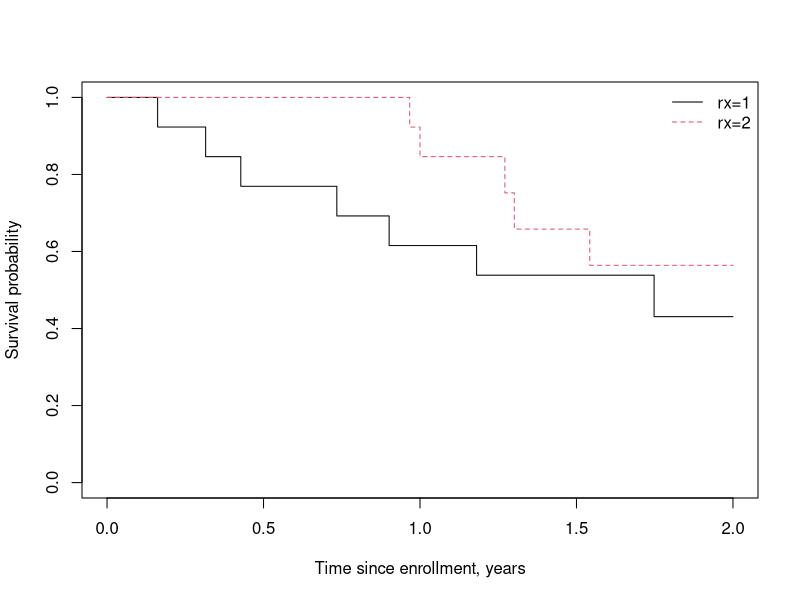
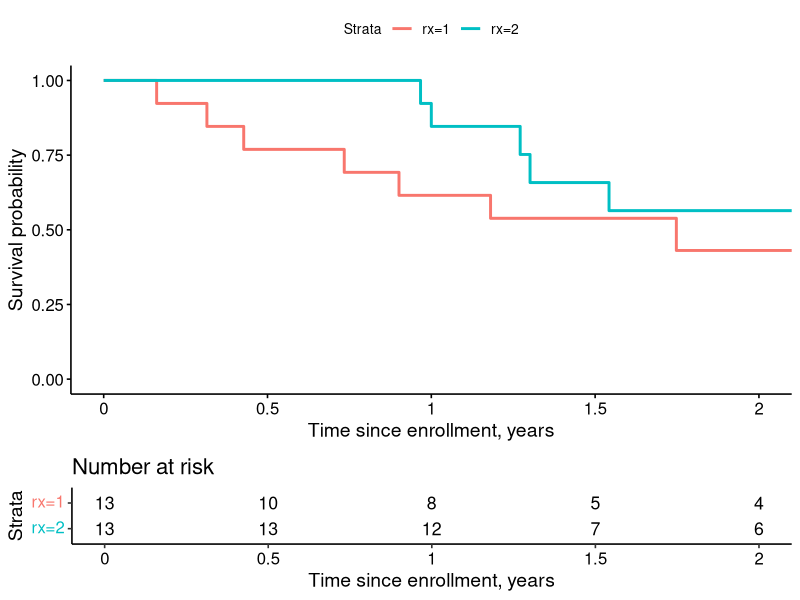
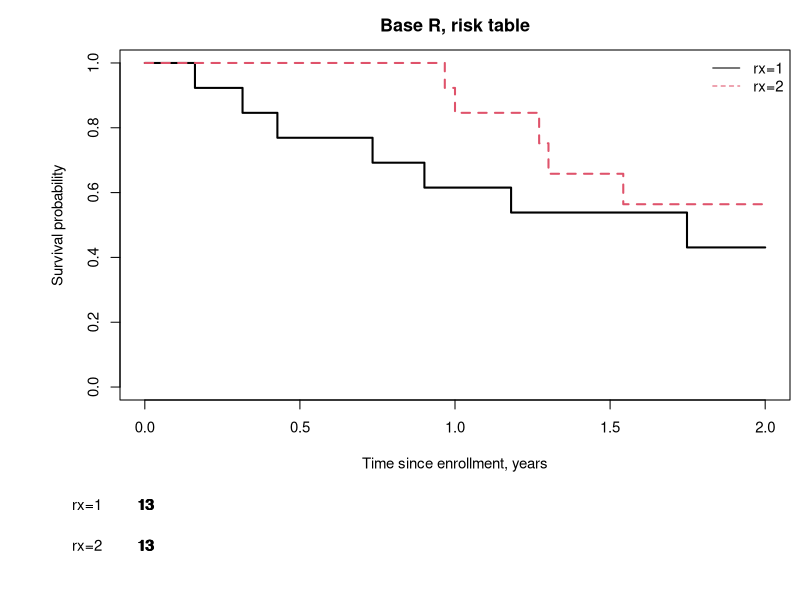

Source code (R) for these figures, in order: (Note: this script raises an error after producing the figures.)
## ---- chunk 1
## load libraries
library(survival)
library(survminer)
library(arsenal)
library(broom)
library(tidyverse)
library(knitr)

## set up options for markdown report
opts_chunk$set(echo=TRUE, message=FALSE, warning=FALSE, collapse=TRUE,
               prompt=TRUE, cache=FALSE, comment=NA, tidy=FALSE)

options(stringsAsFactors=F,
        contrasts=c("contr.treatment","contr.poly"),
        show.signif.stars = FALSE)
## ---- chunk 2
glimpse(ovarian)
## ---- chunk 3
fit <- survfit(Surv(futime, fustat) ~ rx, data=ovarian)
fit
## ---- chunk 4
quantile(fit, probs=.25)
## ---- chunk 5
plot(fit, xscale=365, xlim=c(0, 2*365), 
     col=1:2, lty=1:2, 
     xlab='Time since enrollment, years', 
     ylab='Survival probability')
legend('topright', legend=names(fit$strata), 
       col=1:2, lty=1:2, bty='n')
## ---- chunk 6
ggsurvplot(fit, xscale=365, xlim=c(0, 2*365), 
           censor=FALSE, break.x.by=365/2,
           risk.table=TRUE,
           xlab='Time since enrollment, years', 
           ylab='Survival probability')
## ---- chunk 7
# shrink default text size, margins
par(cex=.9, mai=c(.8,1.2,.5,.1))

# select top portion of the plotting window 
par(fig=c(x1=0,x2=1,y1=.2,y2=1))
plot(fit, xscale=365, xlim=c(0, 2*365), 
     col=1:2, lty=1:2, lwd=2,
     xlab='Time since enrollment, years', 
     ylab='Survival probability')
title('Base R, risk table')
legend('topright', legend=names(fit$strata), 
       col=1:2, lty=1:2, bty='n')

# select bottom portion of the plotting window
par(fig=c(0,1,0,.2), new=TRUE, mai=c(.1,1.2,0,.1))
tmp <- summary(fit, times=seq(0,2,.5), scale=365)
plot(c(0,2),c(0,2), axes=FALSE, pch='', xlab='', ylab='', xlim=c(0,2), ylim=c(0,2.5))
text(x=c(tmp$time), y=rep(2:1, each=5), labels=c(tmp$n.risk))
axis(2, at=2:1, c('rx=1','rx=2'), las=1, lty=0)

# set plotting parameters back to default
par(cex=1, mai=c(1.02,.82,.82,.42), fig=c(0,1,0,1)) 
## ---- chunk 8
summary(fit, time=seq(0,2,.5), scale=365)
## ---- chunk 9
tab <- tableby(rx ~ age + resid.ds + Surv(futime,fustat), data=ovarian)
summary(tab)
## ---- chunk 10
# standard summary from Cox model
cfit <- coxph(Surv(futime,fustat) ~ age + resid.ds + rx + ecog.ps, data=ovarian)
summary(cfit)

# Re-scale the hazard ratios
# Age per 10 year increase (vs default of per 1 year increase)
summary(cfit, scale=c(10,1,1,1))

# Save results in a dataframe using the tidy function in broom
# Exponentiate and rename the "estimate" to HR (hazard ratio)
tmp <- tidy(cfit, exponentiate=TRUE)
tmp <- tmp %>% rename(HR=estimate) %>%
   select(term, HR, conf.low, conf.high, p.value)

# Transform p-value so that it shows 3 digits or < 0.001
tmp$p.value <- format.pval(round(tmp$p.value, 3), digits=3, eps=.001)

# Pretty table
knitr::kable(tmp, digits=2)
